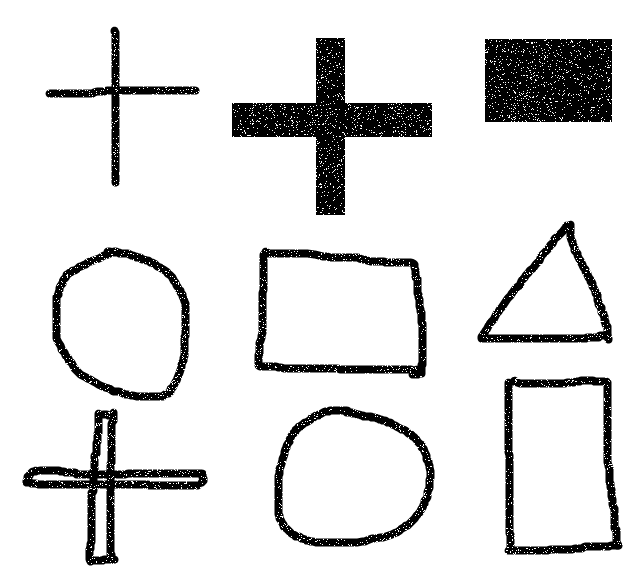
//> input picture 1- RectRecognition/test.png, 634 x 576 px, given in place of the camera
$ ./RoundRecognition   (built with g++ and OpenCV 4)
//> lines starting //> are read from the running program, lines starting //| are printed output that depends on the picture; after the words box and inside, x2 and y2 are one past the last pixel; in counts of white or black regions, pixels touching at a corner belong together
// 3- RoundRecognition.cpp : Defines the entry point for the console application.
//

#include <opencv2/core/core.hpp>
#include <opencv2/opencv.hpp>
#include <opencv2/imgproc/imgproc.hpp>
#include <opencv2/highgui/highgui.hpp>

using namespace cv;
using namespace std;

int main()
{
	//开起摄像头
	VideoCapture capture;
	capture.open(0);

	Mat edges;  //定义转化的灰度图
	if (!capture.isOpened())
		return -1;
	namedWindow("【效果图】", CV_WINDOW_NORMAL);
	while (1)
	{
		Mat frame;
		capture >> frame;
//> frame is the input picture: 576 rows x 634 cols, CV_8UC3; min 0, max 255, mean 223.7
		if (!frame.data)
			return -1;
		cvtColor(frame, edges, CV_BGR2GRAY);
		//高斯滤波
		GaussianBlur(edges, edges, Size(7, 7), 2, 2);
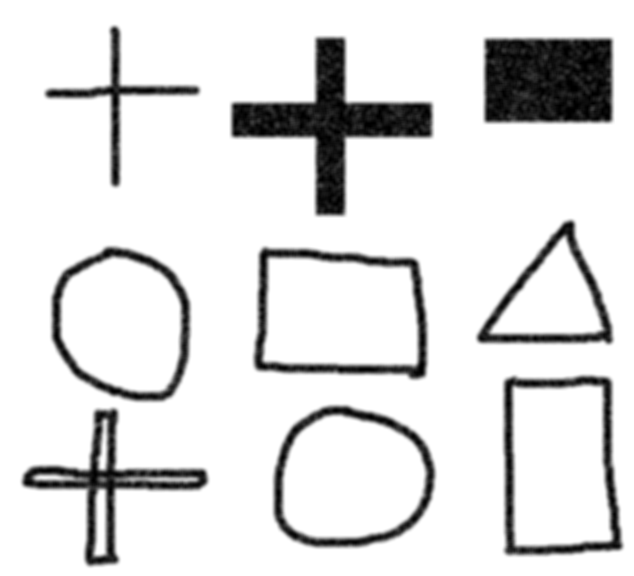
//> edges: 576 rows x 634 cols, CV_8UC1; min 0, max 255, mean 223.7
		vector<Vec3f> circles;
		//霍夫圆
		HoughCircles(edges, circles, CV_HOUGH_GRADIENT, 1.5, 10, 150, 100, 0, 0);
//> circles = 9 circles (x, y, radius): [123.8, 317.2, 65.55], [348.8, 479.2, 75.3], [350.2, 491.2, 78.45], [363.8, 476.2, 69.75], [143.2, 300.8, 90.6], [372.8, 483.8, 57.9], [107.2, 338.2, 82.8], [134.2, 315.8, 74.85], [113.2, 327.8, 80.25]
		for (size_t i = 0; i < circles.size(); i++)
		{
			Point center(cvRound(circles[i][0]), cvRound(circles[i][1]));
			int radius = cvRound(circles[i][2]);
			//绘制圆心
			circle(frame, center, 3, Scalar(0, 255, 0), -1, 8, 0);
			//绘制圆轮廓
			circle(frame, center, radius, Scalar(155, 50, 255), 3, 8, 0);
		}
//> this loop made 9 passes
//> (center, radius) on passes 1 to 9: (Point(124, 317), 66), (Point(349, 479), 75), (Point(350, 491), 78), (Point(364, 476), 70), (Point(143, 301), 91), (Point(373, 484), 58), (Point(107, 338), 83), (Point(134, 316), 75), (Point(113, 328), 80)
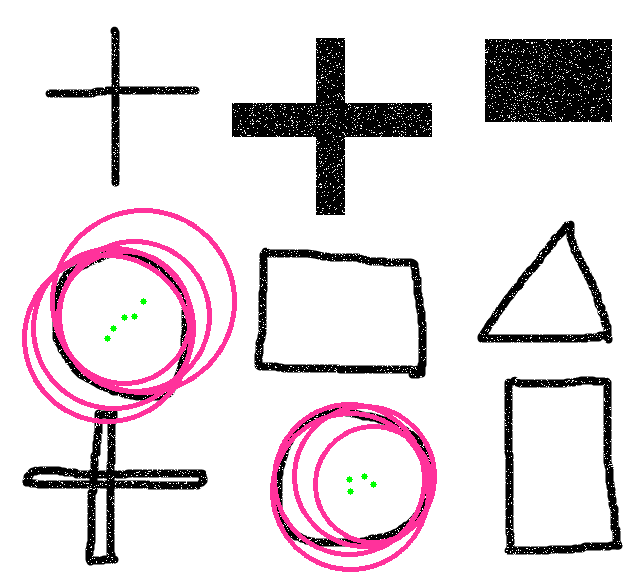
//> frame: 576 rows x 634 cols, CV_8UC3; 4.75% of pixels changed, all inside (x1, y1, x2, y2) = (22, 208, 437, 572)


		imshow("【效果图】", frame);


		waitKey(30);

	}

	return 0;
}
